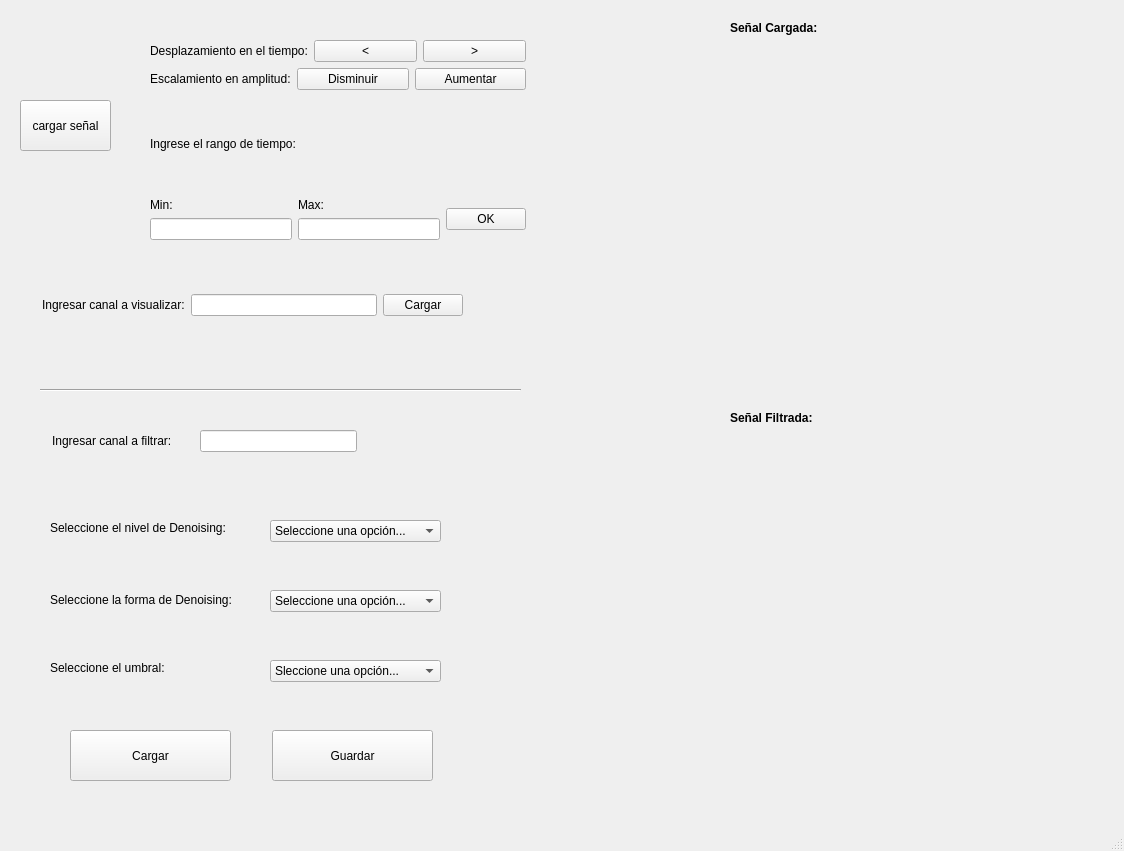
<?xml version="1.0" encoding="UTF-8"?>
<ui version="4.0">
 <class>MainWindow</class>
 <widget class="QMainWindow" name="MainWindow">
  <property name="geometry">
   <rect>
    <x>0</x>
    <y>0</y>
    <width>1124</width>
    <height>851</height>
   </rect>
  </property>
  <property name="windowTitle">
   <string>senales cerebrales</string>
  </property>
  <widget class="QWidget" name="centralwidget">
   <widget class="QWidget" name="campo_grafico" native="true">
    <property name="geometry">
     <rect>
      <x>550</x>
      <y>40</y>
      <width>561</width>
      <height>331</height>
     </rect>
    </property>
   </widget>
   <widget class="QPushButton" name="boton_cargar">
    <property name="geometry">
     <rect>
      <x>20</x>
      <y>100</y>
      <width>91</width>
      <height>51</height>
     </rect>
    </property>
    <property name="text">
     <string>cargar señal</string>
    </property>
   </widget>
   <widget class="QLabel" name="label_7">
    <property name="geometry">
     <rect>
      <x>730</x>
      <y>20</y>
      <width>211</width>
      <height>16</height>
     </rect>
    </property>
    <property name="font">
     <font>
      <weight>75</weight>
      <bold>true</bold>
     </font>
    </property>
    <property name="text">
     <string>Señal Cargada:</string>
    </property>
   </widget>
   <widget class="QWidget" name="campo_grafico2" native="true">
    <property name="geometry">
     <rect>
      <x>550</x>
      <y>440</y>
      <width>561</width>
      <height>331</height>
     </rect>
    </property>
   </widget>
   <widget class="QLabel" name="label_8">
    <property name="geometry">
     <rect>
      <x>730</x>
      <y>410</y>
      <width>141</width>
      <height>16</height>
     </rect>
    </property>
    <property name="font">
     <font>
      <weight>75</weight>
      <bold>true</bold>
     </font>
    </property>
    <property name="text">
     <string>Señal Filtrada:</string>
    </property>
   </widget>
   <widget class="Line" name="line">
    <property name="geometry">
     <rect>
      <x>40</x>
      <y>380</y>
      <width>481</width>
      <height>20</height>
     </rect>
    </property>
    <property name="orientation">
     <enum>Qt::Horizontal</enum>
    </property>
   </widget>
   <widget class="QPushButton" name="cargar_canal2">
    <property name="geometry">
     <rect>
      <x>70</x>
      <y>730</y>
      <width>161</width>
      <height>51</height>
     </rect>
    </property>
    <property name="text">
     <string>Cargar</string>
    </property>
   </widget>
   <widget class="QLabel" name="label_9">
    <property name="geometry">
     <rect>
      <x>52</x>
      <y>427</y>
      <width>141</width>
      <height>28</height>
     </rect>
    </property>
    <property name="text">
     <string>Ingresar canal a filtrar:</string>
    </property>
   </widget>
   <widget class="QLineEdit" name="canal_filtro">
    <property name="geometry">
     <rect>
      <x>200</x>
      <y>430</y>
      <width>157</width>
      <height>22</height>
     </rect>
    </property>
    <property name="text">
     <string/>
    </property>
   </widget>
   <widget class="QComboBox" name="nivel_filtrado">
    <property name="geometry">
     <rect>
      <x>270</x>
      <y>520</y>
      <width>171</width>
      <height>22</height>
     </rect>
    </property>
    <item>
     <property name="text">
      <string>Seleccione una opción...</string>
     </property>
    </item>
    <item>
     <property name="text">
      <string>One</string>
     </property>
    </item>
    <item>
     <property name="text">
      <string>Single Level Noise </string>
     </property>
    </item>
    <item>
     <property name="text">
      <string>Multiple Level Noise</string>
     </property>
    </item>
   </widget>
   <widget class="QLabel" name="label_10">
    <property name="geometry">
     <rect>
      <x>50</x>
      <y>520</y>
      <width>191</width>
      <height>16</height>
     </rect>
    </property>
    <property name="text">
     <string>Seleccione el nivel de Denoising:</string>
    </property>
   </widget>
   <widget class="QComboBox" name="tipo_umbral">
    <property name="geometry">
     <rect>
      <x>270</x>
      <y>660</y>
      <width>171</width>
      <height>22</height>
     </rect>
    </property>
    <item>
     <property name="text">
      <string>Sleccione una opción...</string>
     </property>
    </item>
    <item>
     <property name="text">
      <string>Universal</string>
     </property>
    </item>
    <item>
     <property name="text">
      <string>Minimax</string>
     </property>
    </item>
    <item>
     <property name="text">
      <string>Sure</string>
     </property>
    </item>
   </widget>
   <widget class="QLabel" name="label_11">
    <property name="geometry">
     <rect>
      <x>50</x>
      <y>660</y>
      <width>151</width>
      <height>16</height>
     </rect>
    </property>
    <property name="text">
     <string>Seleccione el umbral:</string>
    </property>
   </widget>
   <widget class="QComboBox" name="forma_filtrado">
    <property name="geometry">
     <rect>
      <x>270</x>
      <y>590</y>
      <width>171</width>
      <height>22</height>
     </rect>
    </property>
    <item>
     <property name="text">
      <string>Seleccione una opción...</string>
     </property>
    </item>
    <item>
     <property name="text">
      <string>Duro</string>
     </property>
    </item>
    <item>
     <property name="text">
      <string>Suave</string>
     </property>
    </item>
   </widget>
   <widget class="QLabel" name="label_12">
    <property name="geometry">
     <rect>
      <x>50</x>
      <y>590</y>
      <width>201</width>
      <height>20</height>
     </rect>
    </property>
    <property name="text">
     <string>Seleccione la forma de Denoising:</string>
    </property>
   </widget>
   <widget class="QPushButton" name="guarda_filtrada">
    <property name="geometry">
     <rect>
      <x>272</x>
      <y>730</y>
      <width>161</width>
      <height>51</height>
     </rect>
    </property>
    <property name="text">
     <string>Guardar</string>
    </property>
    <property name="icon">
     <iconset>
      <normaloff>guardar_icon.png</normaloff>guardar_icon.png</iconset>
    </property>
   </widget>
   <widget class="QWidget" name="">
    <property name="geometry">
     <rect>
      <x>150</x>
      <y>40</y>
      <width>376</width>
      <height>200</height>
     </rect>
    </property>
    <layout class="QVBoxLayout" name="verticalLayout_6">
     <item>
      <layout class="QVBoxLayout" name="verticalLayout">
       <item>
        <layout class="QHBoxLayout" name="horizontalLayout">
         <item>
          <widget class="QLabel" name="label">
           <property name="text">
            <string>Desplazamiento en el tiempo:</string>
           </property>
          </widget>
         </item>
         <item>
          <widget class="QPushButton" name="boton_atras">
           <property name="text">
            <string>&lt;</string>
           </property>
          </widget>
         </item>
         <item>
          <widget class="QPushButton" name="boton_adelante">
           <property name="text">
            <string>&gt;</string>
           </property>
          </widget>
         </item>
        </layout>
       </item>
      </layout>
     </item>
     <item>
      <layout class="QVBoxLayout" name="verticalLayout_2">
       <item>
        <layout class="QHBoxLayout" name="horizontalLayout_2">
         <item>
          <widget class="QLabel" name="label_2">
           <property name="text">
            <string>Escalamiento en amplitud:</string>
           </property>
          </widget>
         </item>
         <item>
          <widget class="QPushButton" name="boton_disminuir">
           <property name="text">
            <string>Disminuir</string>
           </property>
          </widget>
         </item>
         <item>
          <widget class="QPushButton" name="boton_aumentar">
           <property name="text">
            <string>Aumentar</string>
           </property>
          </widget>
         </item>
        </layout>
       </item>
      </layout>
     </item>
     <item>
      <layout class="QVBoxLayout" name="verticalLayout_5">
       <item>
        <widget class="QLabel" name="label_4">
         <property name="text">
          <string>Ingrese el rango de tiempo:</string>
         </property>
        </widget>
       </item>
       <item>
        <layout class="QHBoxLayout" name="horizontalLayout_3">
         <item>
          <layout class="QVBoxLayout" name="verticalLayout_3">
           <item>
            <widget class="QLabel" name="label_5">
             <property name="text">
              <string>Min:</string>
             </property>
            </widget>
           </item>
           <item>
            <widget class="QLineEdit" name="tiempo_min"/>
           </item>
          </layout>
         </item>
         <item>
          <layout class="QVBoxLayout" name="verticalLayout_4">
           <item>
            <widget class="QLabel" name="label_6">
             <property name="text">
              <string>Max:</string>
             </property>
            </widget>
           </item>
           <item>
            <widget class="QLineEdit" name="tiempo_max"/>
           </item>
          </layout>
         </item>
         <item>
          <widget class="QPushButton" name="cargar_tiempo">
           <property name="text">
            <string>OK</string>
           </property>
          </widget>
         </item>
        </layout>
       </item>
      </layout>
     </item>
    </layout>
   </widget>
   <widget class="QWidget" name="">
    <property name="geometry">
     <rect>
      <x>42</x>
      <y>290</y>
      <width>421</width>
      <height>30</height>
     </rect>
    </property>
    <layout class="QHBoxLayout" name="horizontalLayout_4">
     <item>
      <widget class="QLabel" name="label_3">
       <property name="text">
        <string>Ingresar canal a visualizar:</string>
       </property>
      </widget>
     </item>
     <item>
      <widget class="QLineEdit" name="canal_text">
       <property name="text">
        <string/>
       </property>
      </widget>
     </item>
     <item>
      <widget class="QPushButton" name="cargar_canal">
       <property name="text">
        <string>Cargar</string>
       </property>
      </widget>
     </item>
    </layout>
   </widget>
  </widget>
  <widget class="QMenuBar" name="menubar">
   <property name="geometry">
    <rect>
     <x>0</x>
     <y>0</y>
     <width>1124</width>
     <height>26</height>
    </rect>
   </property>
  </widget>
  <widget class="QStatusBar" name="statusbar"/>
 </widget>
 <resources/>
 <connections/>
</ui>
